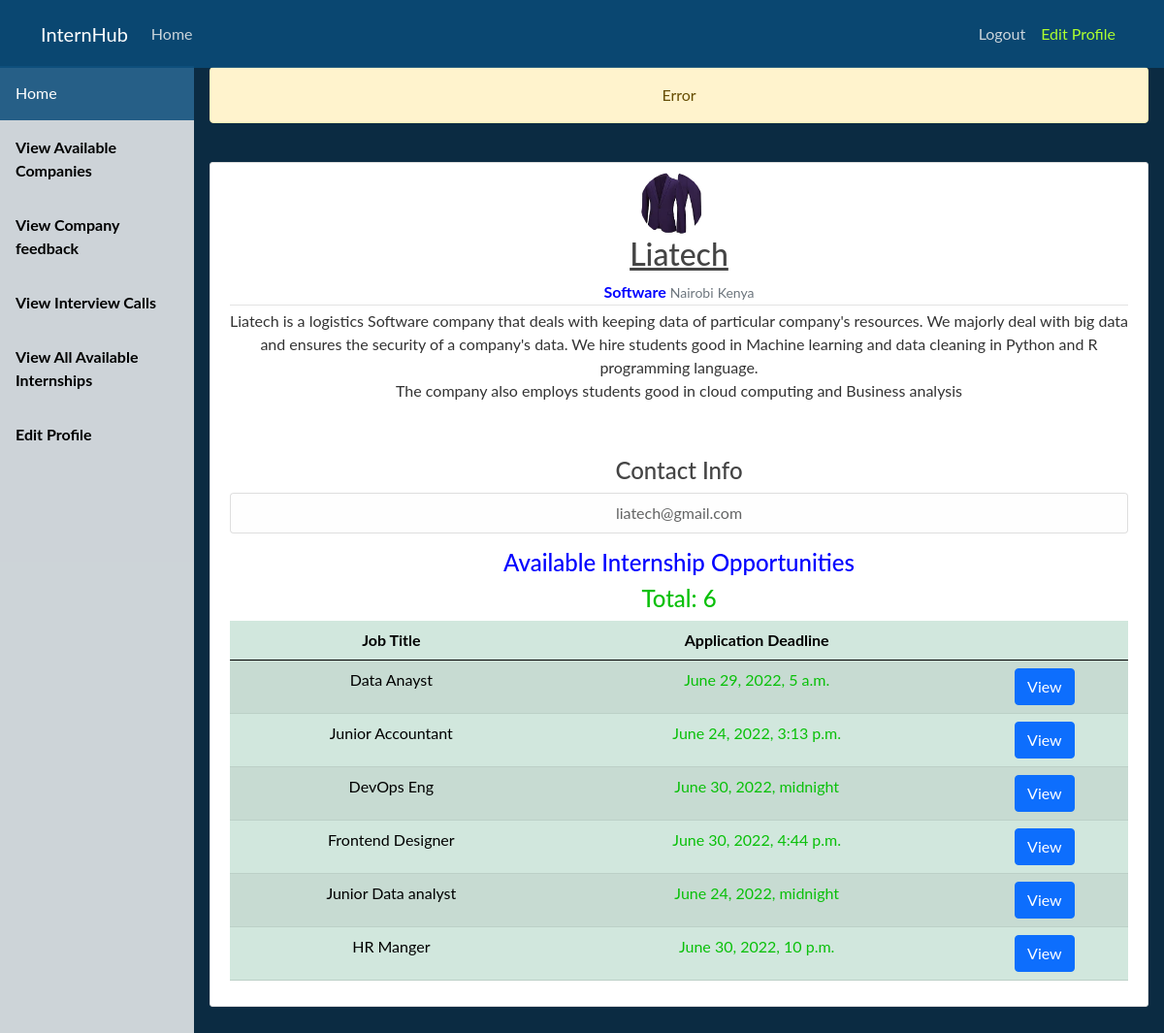
/student/view-company/1 (signed in), run on an earlier commit of the app's database.
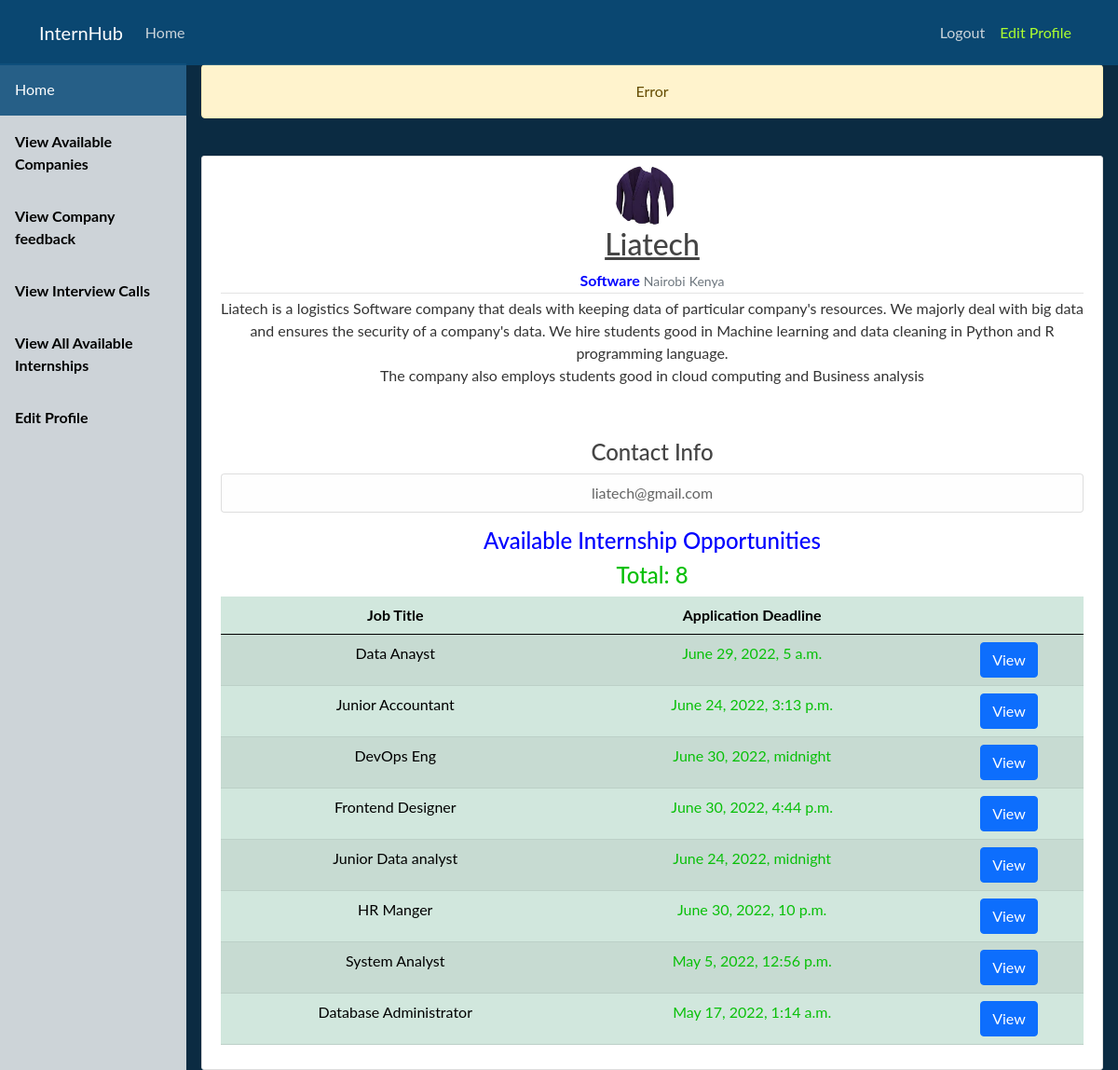
And on a later commit of the database.
### company/models.py (models this page shows)
class Company(models.Model):
    user  = models.OneToOneField(User, on_delete=models.CASCADE)
    field = models.CharField(max_length=200, null=True)
    country = models.CharField(max_length=200, null=True)
    city = models.CharField(max_length=200, null=True)
    profilePic = models.ImageField(default='default.jpg', upload_to='profile_pics')
    description = models.TextField(null=True)
    opened = models.CharField(max_length=20, null=True)

class InternJob(models.Model):
   company = models.ForeignKey(Company, on_delete=models.CASCADE)
   title = models.CharField(max_length=100, null=False)
   deadline = models.DateTimeField()
   resume = models.CharField(max_length=20)
   transcript = models.CharField(max_length=20)
   recommendation = models.CharField(max_length=20)
   cover_letter = models.CharField(max_length=20)
   requirements = models.TextField()

### student/views.py (the view)
# urls.py: path('view-company/<int:param>', view_company, name='view-company'),
@login_required
def view_company(request, param):
    if student_missing(request):
        logout(request)
    company = Company.objects.filter(pk=param).first()
    print(company.internjob_set.all()) #querying all the internjobs of the company
    if not company:
        messages.warning(request, 'Wrong Comany Page')
        return redirect('student-dashboard')
    return render(request, 'student/view_company.html', {'company': company})

### student/views.py (called while the page is built)
def student_missing(request):
    check_student = Student.objects.filter(user=request.user).first()
    if not check_student:
        messages.warning(request, 'Error')
        return True

### student/templates/student/view_company.html
{% extends 'student/dashboard_base.html' %}
{% block body %}
    <br>
    <article class="media content-section">
        <img  class="rounded-circle article-img" src="{{ company.profilePic.url }}" >
        <div class="media-body">
            <h2><a class="article-title" href="{% url 'view-company' company.pk %}">{{ company.user.username }}</a></h2>
            <div class="article-metadata">
                <b style="color: blue;" >{{ company.field }}</b>
                <small class="text-muted">{{ company.city }}</small>
                <small class="text-muted">{{ company.country }}</small>
            </div>
            <p class="article-content">{{ company.description }}</p>
            <p class="article-content">
                <h4>Contact Info</h4>
                <ul class="list-group">
                    <li class="list-group-item list-group-item-light">{{ company.user.email }}</li>
                </ul>
            </p>
            <h4 style="color: blue;">Available Internship Opportunities</h4>
            {% if company.internjob_set.all|length < 1 %}
                <li class="list-group-item list-group-item-light">No Internships Opportunities Currently</li>
                <a class="btn btn-primary" href="#" role="button">Apply For Internship</a>
            {% else %}
                <h4 style="color: #09c009;">Total: {{company.internjob_set.all|length}}</h4>
                <table class="table table-success table-striped table-hover">
                    <thead>
                        <tr>
                            <th scope="col">Job Title</th>
                            <th scope="col">Application Deadline</th>
                            <th scope="col"></th>
                        <tbody>
                            {% for job in company.internjob_set.all %}
                                <tr>
                                    <td>{{ job.title }}</td>
                                    <td style="color: #09c009;">{{ job.deadline }}</td>
                                    <td><a class="btn btn-primary" href="{% url 'view-job' job.pk %}" role="button">View</a></td>
                                </tr>
                            {% endfor %}
                        </tbody>
                    </thead>
                </table>
            {% endif %}
        </div>
    </article>
{% endblock %}

What changed in the data, as far as the page shows it:
computed for Company "Software": internjob_set.all|length "6" → "8"
added InternJob: title "System Analyst", deadline "May 5, 2022, 12:56 p.m."
added InternJob: title "Database Administrator", deadline "May 17, 2022, 1:14 a.m."
